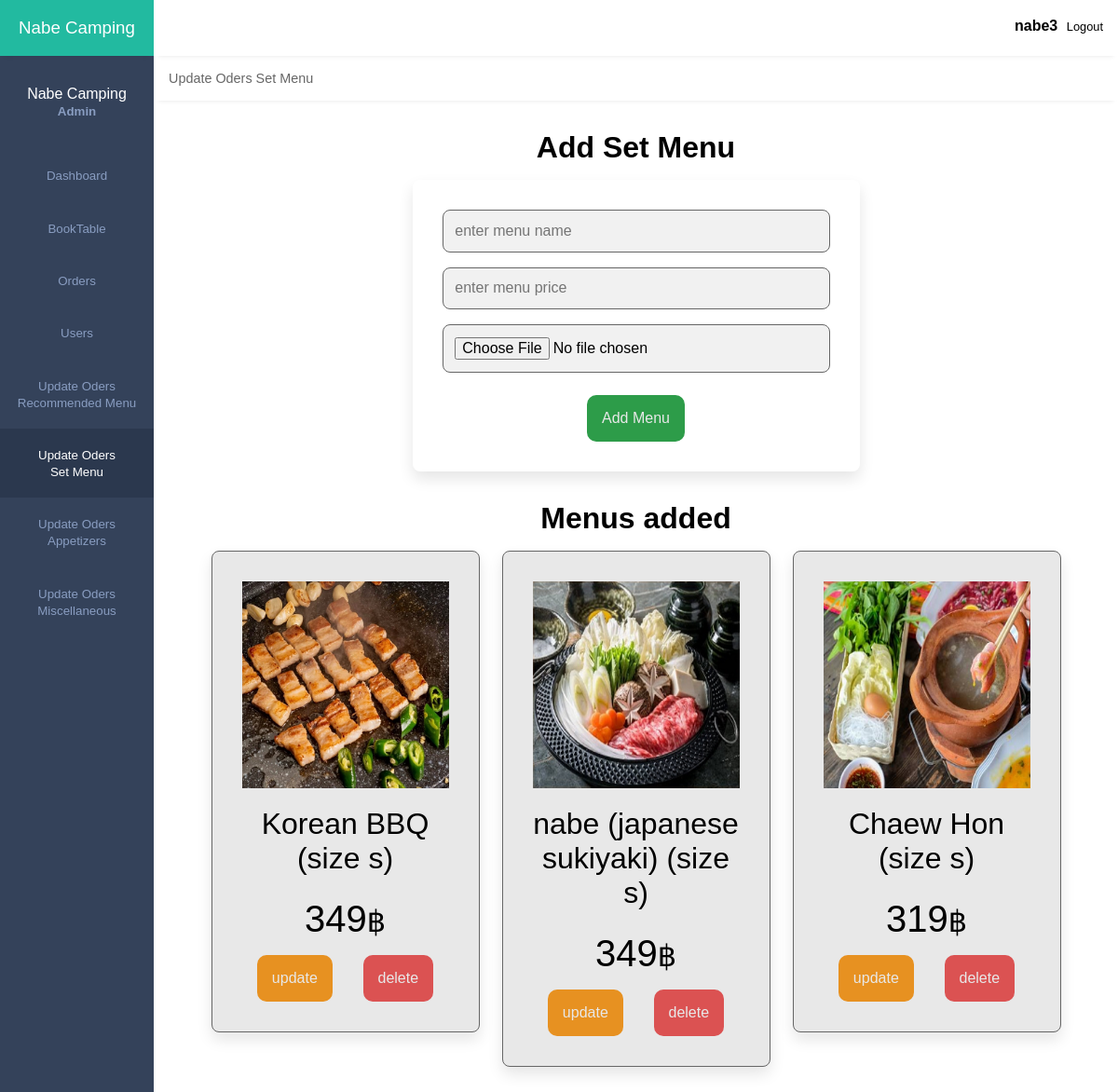
Screenshot of /updateoder_set.php (signed in) with the database file from the repository.
### tables this page shows
CREATE TABLE `updatemenu_set` (
  `id2` int(10) UNSIGNED NOT NULL,
  `name` varchar(100) NOT NULL,
  `price` int(10) NOT NULL,
  `image` varchar(100) NOT NULL
);

### updateoder_set.php (the view, shortened to what this page needs)
<?php
    include('config.php');
?>
<!DOCTYPE html>
<html lang="en">
<head>
    <link rel="stylesheet" href="css/dashboardadmin.css">
    <link rel="stylesheet" href="css/updatemenu.css">
    <link rel="stylesheet" href="https://maxst.icons8.com/vue-static/landings/line-awesome/line-awesome/1.3.0/css/line-awesome.min.css">
</head>
<body>
    <div class="sidebar">
        <div class="side-header">
            <h3><span>Nabe Camping</span></h3>
        </div>
        <div class="side-content">
            <div class="profile">
                <h4>Nabe Camping</h4>
                <small>Admin</small>
            </div>
            <div class="side-menu">
                <ul>
                    <li>
                       <a href="dashboard.php">
                            <small>Dashboard</small>
                        </a>
                    </li>
                       <a href="booking.php">
                            <small>BookTable</small>
                        </a>
                    <li>
                       <a href="Oders.php">
                            <small>Orders</small>
                        </a>
                    </li>
                    <li>
                       <a href="aduser.php">
                            <small>Users</small>
                        </a>
                    </li>
                    <li>
                       <a href="updateoder_rec.php">
                            <small>Update Oders <br>Recommended Menu </small>
                        </a>
                    </li>
                    <li>
                       <a href="updateoder_set.php" class="active">
                            <small>Update Oders <br>Set Menu</small>
                        </a>
                    </li>
                    <li>
                       <a href="updateoder_app.php">
                            <small>Update Oders <br>Appetizers</small>
                        </a>
                    </li>
                    <li>
                       <a href="updateoder_mis.php">
                            <small>Update Oders <br> Miscellaneous </small>
                        </a>
                    </li>
                </ul>
            </div>
        </div>
    </div>
    <div class="main-content">
        <header>
            <div class="header-content">
                <div class="header-menu">
                    <div class="user">
                        <?php if (isset($_SESSION['username'])) : ?>
                        <p class="usernametext"><strong><?php echo $_SESSION['username'] ; ?></strong></p>
                        <a href="aduser.php?logout='1'"><span class="las la-power-off"></span></a>
                        <a href="aduser.php?logout='1'"><span class ="btnlogout">Logout</span></a>
                        <?php endif ?>
                    </div>
                </div>
            </div>
        </header>
        <main>
                <div class="records table-responsive">
                    <div class="record-header">
                        <div class="add">
                            <span>Update Oders Set Menu</span>
                        </div>
                    </div>
        </main>
        <section class="add_menu">
            <h1 class="heading">Add Set Menu</h1>
            <form action="updateoder_db.php" method="POST" enctype="multipart/form-data">
                <input type="text" class="box" required maxlenght="100" placeholder="enter menu name" name="name">
                <input type="number" min="0" class="box" required max="999999999" placeholder="enter menu price" onkeypress="if(this.value.length == 10) return false;" name="price">
                <input type="file" name="image" accept="image/jpg, image/jpeg, image/PNG , image/JPG, image/JPEG, image/png" class="box" required>
                <div class="add_menu_btn"><input type="submit" value="Add Menu" class="btn3 primary-btn3" name="add_menus"></div>
            </form>
        </section>
        <section class="showmenu">
            <h1 class="heading">Menus added</h1>
            <div class="box-container">
                <?php
                    $select_menu = $con->prepare("SELECT * FROM updatemenu_set");
                    $select_menu->execute();
                    if($select_menu->rowCount() > 0){
                        while($fetch_menu = $select_menu->fetch(PDO::FETCH_ASSOC)){
                    ?>
                    <div class="box">
                    <img src="images/<?= $fetch_menu['image']; ?>" alt="">
                    <div class="name"><?= $fetch_menu['name']; ?></div>
                    <div class="price"><span><?= $fetch_menu['price']; ?></span>฿</div>
                    <div class="menuadd_btn">
                        <a href="updateoder_set_edit.php?updates=<?= $fetch_menu['id2']; ?>" class="btn4 primary-btn4">update</a>
                        <a href="updateoder_db.php?deletes=<?= $fetch_menu['id2']; ?>" class="btn5 primary-btn5" onclick="return confirm('delete this menu?');">delete</a>
                    </div>
                    </div>
                    <?php
                        }
                    }else{
                        echo '<p class="empty">No Menu added yet!</p>';
                    }
                ?>
            </div>
        </section>
</body>
</html>

### css/dashboardadmin.css (style rules this page uses)
:root { --main-color: #22BAA0; --color-dark: #34425A; --text-grey: #B0B0B0; --black1 :#000000; --green: #2d9c49; --white1: #e8e8e8; --red : #db5252; --orange: #e79121; }
.btnlogout { color: var(--black1); }
* { margin: 0; padding: 0; text-decoration: none; list-style-type: none; box-sizing: border-box; font-family: 'Merriweather', sans-serif; }
.btnlogout { font-family: 'Merriweather', sans-serif; }
.sidebar { position: fixed; height: 100%; width: 165px; left: 0; bottom: 0; top: 0; z-index: 100; background: var(--color-dark); transition: left 300ms; }
.side-header { box-shadow: 0px 5px 5px -5px rgb(0 0 0 /10%); background: var(--main-color); height: 60px; display: flex; justify-content: center; align-items: center; }
.side-header h3, side-head span { color: #fff; font-weight: 400; }
.side-content { height: calc(100vh - 60px); overflow: auto; }
.profile { text-align: center; padding: 2rem 0rem; }
.profile h4 { color: #fff; font-weight: 500; }
.profile small { color: #899DC1; font-weight: 600; }
.sidebar { overflow-y: auto; }
.side-menu ul { text-align: center; }
.side-menu a { display: block; padding: 1.2rem 0rem; }
.side-menu a.active { background: #2B384E; }
.side-menu a.active span, .side-menu a.active small { color: #fff; }
.side-menu a span, .side-menu a small { color: #899DC1; }
.main-content { margin-left: 165px; width: calc(100% - 165px); transition: margin-left 300ms; }
header { position: fixed; right: 0; top: 0; left: 165px; z-index: 100; height: 60px; box-shadow: 0px 5px 5px -5px rgb(0 0 0 /10%); background: #fff; transition: left 300ms; }
.header-content, .header-menu { display: flex; align-items: center; }
.header-content { justify-content: space-between; padding: 0rem 1rem; padding-top: 1.2rem; }
.header-menu { justify-content: flex-end; }
.user { display: flex; align-items: center; }
.usernametext { font-size: 1rem; text-align: center; }
.user span:last-child { display: inline-block; margin-left: .3rem; font-size: .8rem; }
main { margin-top: 60px; }
.records { box-shadow: 0px 5px 5px -5px rgb(0 0 0 / 10%); background: #fff; border-radius: 3px; }
.record-header { padding: 1rem; display: flex; justify-content: space-between; align-items: center; }
.add, .browse { display: flex; align-items: center; }
.add span { display: inline-block; margin-right: .6rem; font-size: .9rem; color: #666; }
input, button, select { outline: none; }
.table-responsive { width: 100%; overflow: auto; }

### rows the page displays
updatemenu_set: image (picture), name "Korean BBQ (size s)", price "349"
updatemenu_set: image (picture), name "nabe (japanese sukiyaki) (size s)", price "349"
updatemenu_set: image (picture), name "Chaew Hon (size s)", price "319"

### other values shown
$_SESSION['username'] "nabe3"
